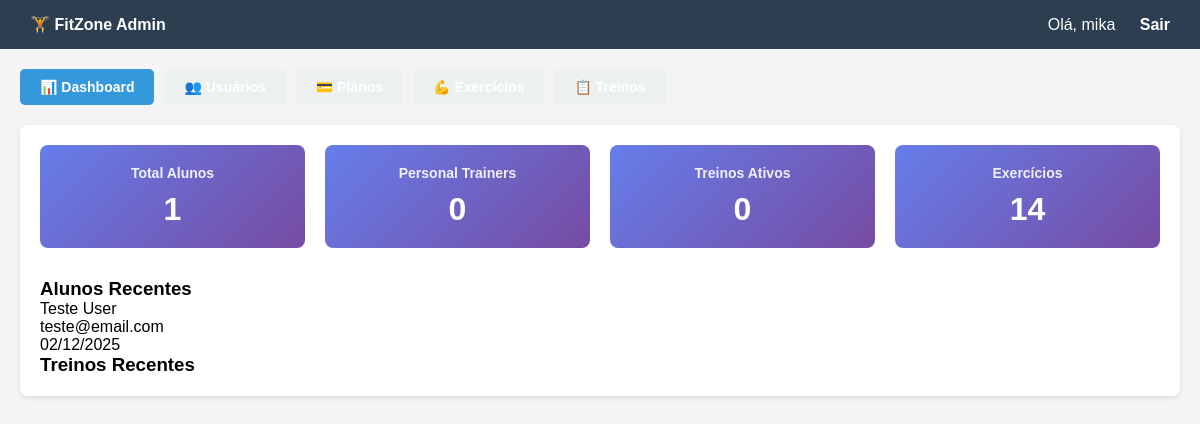
Page /app/admin/index.php (signed in) on the committed database.
### tables this page shows
CREATE TABLE alunos (
    id INTEGER PRIMARY KEY AUTOINCREMENT,
    nome TEXT NOT NULL,
    email TEXT NOT NULL UNIQUE,
    senha TEXT NOT NULL,
    altura REAL,
    peso REAL,
    plano_id INTEGER DEFAULT 1,
    personal_id INTEGER,
    created_at TEXT DEFAULT CURRENT_TIMESTAMP,
    FOREIGN KEY (plano_id) REFERENCES planos(id),
    FOREIGN KEY (personal_id) REFERENCES personais(id) ON DELETE SET NULL
);

### app/db.php (called while the page is built, shortened)
<?php
class BancoDeDados {
    private $pdo;
    public function __construct() {
        $dbPath = __DIR__ . '/../data/fitzone.db';
        $dbDir = dirname($dbPath);
        $dbExists = file_exists($dbPath);
        $dsn = "sqlite:{$dbPath}";
        $this->pdo = new \PDO($dsn, null, null, [
            \PDO::ATTR_ERRMODE => \PDO::ERRMODE_EXCEPTION,
            \PDO::ATTR_DEFAULT_FETCH_MODE => \PDO::FETCH_ASSOC,
        ]);
    }
    public function ler($tabela) {
        $stmt = $this->pdo->query("SELECT * FROM `{$tabela}`");
        return $stmt->fetchAll();
    }
    public function consultar($sql, $params = []) {
        $stmt = $this->pdo->prepare($sql);
        $stmt->execute();
        return $stmt->fetchAll();
    }
}

### app/admin/index.php (the view, shortened to what this page needs)
<?php
require_once __DIR__ . '/../db.php';
$db = new BancoDeDados();
$totalAlunos = count($db->ler('alunos'));
$totalPersonais = count($db->ler('personais'));
$totalTreinos = count($db->ler('treinos'));
$totalExercicios = count($db->ler('exercicios'));
$alunosRecentes = $db->consultar('SELECT * FROM alunos ORDER BY created_at DESC LIMIT 5');
?>
<!DOCTYPE html>
<html lang="pt-br">
<head>
</head>
<body>
    <nav>
        <div>
            <a href="../index.php">🏋️ FitZone Admin</a>
        </div>
        <div>
            <span>Olá, <?= htmlspecialchars($_SESSION['usuario_nome'] ?? 'Admin') ?></span>
            <a href="../logout.php" style="margin-left: 20px;">Sair</a>
        </div>
    </nav>
    <div class="container">
        <div class="tabs">
            <button onclick="switchTab('dashboard')" class="tab-btn active" data-tab="dashboard">
                📊 Dashboard
            </button>
            <button onclick="switchTab('usuarios')" class="tab-btn" data-tab="usuarios">
                👥 Usuários
            </button>
            <button onclick="switchTab('planos')" class="tab-btn" data-tab="planos">
                💳 Planos
            </button>
            <button onclick="switchTab('exercicios')" class="tab-btn" data-tab="exercicios">
                💪 Exercícios
            </button>
            <button onclick="switchTab('treinos')" class="tab-btn" data-tab="treinos">
                📋 Treinos
            </button>
        </div>
        <div id="tab-dashboard" class="tab-content active">
            <div class="stats">
                <div class="stat-card">
                    <h3>Total Alunos</h3>
                    <p><?= $totalAlunos ?></p>
                </div>
                <div class="stat-card">
                    <h3>Personal Trainers</h3>
                    <p><?= $totalPersonais ?></p>
                </div>
                <div class="stat-card">
                    <h3>Treinos Ativos</h3>
                    <p><?= $totalTreinos ?></p>
                </div>
                <div class="stat-card">
                    <h3>Exercícios</h3>
                    <p><?= $totalExercicios ?></p>
                </div>
            </div>
            <div>
                <div>
                    <h3>Alunos Recentes</h3>
                    <div>
                        <?php foreach ($alunosRecentes as $aluno): ?>
                        <div>
                            <p><?= htmlspecialchars($aluno['nome']) ?></p>
                            <p><?= htmlspecialchars($aluno['email']) ?></p>
                            <p><?= date('d/m/Y', strtotime($aluno['created_at'])) ?></p>
                        </div>
                        <?php endforeach; ?>
                    </div>
                </div>
                <div>
                    <h3>Treinos Recentes</h3>
                </div>
            </div>
        </div>
    </div>
</body>
</html>

### app/admin/index.php (style rules this page uses)
* { margin: 0; padding: 0; box-sizing: border-box; }
body { font-family: Arial, sans-serif; background: #f4f4f4; }
nav { background: #2c3e50; color: white; padding: 15px 30px; display: flex; justify-content: space-between; align-items: center; }
nav a { color: white; text-decoration: none; font-weight: bold; }
.container { padding: 20px; max-width: 1200px; margin: 0 auto; }
.tabs { display: flex; gap: 10px; margin-bottom: 20px; flex-wrap: wrap; }
.tab-btn { padding: 10px 20px; background: #ecf0f1; border: none; cursor: pointer; border-radius: 5px; font-size: 14px; }
.tab-btn.active { background: #3498db; color: white; }
.tab-content { display: none; background: white; padding: 20px; border-radius: 8px; box-shadow: 0 2px 5px rgba(0,0,0,0.1); }
.tab-content.active { display: block; }
.stats { display: grid; grid-template-columns: repeat(auto-fit, minmax(200px, 1fr)); gap: 20px; margin-bottom: 30px; }
.stat-card { background: linear-gradient(135deg, #667eea 0%, #764ba2 100%); color: white; padding: 20px; border-radius: 8px; text-align: center; }
.stat-card h3 { font-size: 14px; margin-bottom: 10px; opacity: 0.9; }
.stat-card p { font-size: 32px; font-weight: bold; }
button { padding: 10px 20px; background: #27ae60; color: white; border: none; border-radius: 5px; cursor: pointer; font-size: 14px; font-weight: bold; }

### rows in the picture
alunos: nome "Teste User", email "teste@email.com", created_at "02/12/2025"

### other values in the picture
$_SESSION['usuario_nome'] "mika"
$totalAlunos "1"
$totalPersonais "0"
$totalTreinos "0"
$totalExercicios "14"
